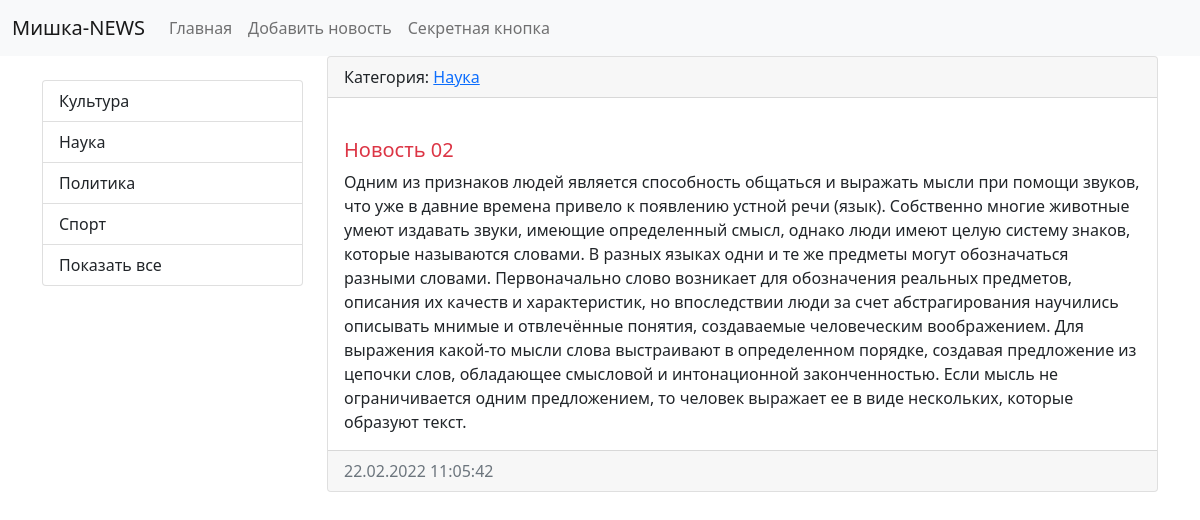
The app's page /news/news/2/ with its own data.
### news/models.py (models this page shows, shortened)
class CategoryDB(models.Model):
    title = models.CharField(max_length=150, db_index=True, verbose_name='Наименование категории')     # db_index=True - Если True, для этого поля будет создан индекс базы данных, т.е. поле индексируется, что делает его более быстрым для поиска
    def get_absolute_url(self):
        return reverse('category', kwargs={'category_id': self.pk})
    def __str__(self):
        return self.title
    class Meta:
        verbose_name = 'Категория'
        verbose_name_plural = 'Категории'
        ordering = ['title']

class NewsDB(models.Model):
    title = models.CharField(max_length=150, verbose_name='Наименование новости')
    content = models.TextField(blank=True, verbose_name='Контент')  # blank=True - указывает, что поле не является обязательным к заполнению
    date_at = models.DateTimeField(auto_now_add=True, verbose_name='Дата создания')   # auto_now_add=True - указываем, что поле заполнится 1 раз, при создании, и в дальнейшем меняться не будет
    updated_at = models.DateTimeField(auto_now=True, verbose_name='Дата последнего изменения')    # auto_now=True - значение поля будет обновляться каждый раз при редактировании
    photo = models.ImageField(upload_to='photos/%Y/%m/%d', verbose_name='Фото', blank=True)  # upload_to='photos/%Y/%m/%d' - указываем путь, куда будут сохраняться фотки, причем с созданием структуры подпапок по дате
    is_published = models.BooleanField(default=True, verbose_name='Опубликовать')    # default=True - по умолчанию ставим True - т.е. публикуем новость
    category = models.ForeignKey('CategoryDB', on_delete=models.PROTECT, null=True, verbose_name='Категория')    # первый параметр - название модели, при этом мы можем передавать его в 2 видах: либо ссылка на модель, либо строка с именем модели. models.PROTECT обеспечивает защиту от удаления данных
    class Meta:
        verbose_name = 'Новость'    # наименование модели в единственном числе
        verbose_name_plural = 'Новости'    # наименование модели во множественном числе
        ordering = ['-date_at'] # указываем сортировку списка новостей, которая будет выводиться админу

### news/views.py (the view)
# urls.py: path('news/<int:news_id>/', view_news, name='view_news'),
def view_news(request, news_id):
    news_item = get_object_or_404(NewsDB, pk=news_id)   # при такой организации запроса, пользователю вылетит правильная ошибка 404
    cont = {
        'title': news_item.title,
        'news_item': news_item
    }
    return render(request, 'news/view_news.html', cont)

### news/templatetags/news_tags.py (called while the page is built)
@register.inclusion_tag('news/_list_categories.html')
def show_categories():
    categories = CategoryDB.objects.all()
    return {'categories': categories}

### news/templates/news/view_news.html (shortened to what this page needs)
{% extends 'base.html' %}
{% block sidebar %}
{% include 'inc/_sidebar.html' %}
{% endblock %}
{% block content %}
<div class="card mb-3">
    <div class="card-header">
        Категория: <a href="{{ news_item.category.get_absolute_url }}">{{ news_item.category }}</a>
    </div>
    <div class="card-body">
        <div class="media">
            <div class="media-body">
                <h5 class="card-title {% cycle 'text-danger' 'text-success' %}">{{ news_item.title }}</h5>
                <p class="card-text">{{ news_item.content }}</p>
            </div>
        </div>
    </div>
    <div class="card-footer text-muted">
        {{ news_item.date_at | date:"d.m.Y H:i:s" }}
    </div>
</div>
{% endblock %}

### news/templates/news/_list_categories.html
<div class="list-group">
    {% for item in categories %}
    <a href="{{ item.get_absolute_url }}" class="list-group-item list-group-item-action">{{ item.title }}</a>
    {% endfor %}
    <a href="{% url 'home' %}" class="list-group-item list-group-item-action">Показать все</a>
</div>

### records on screen
CategoryDB: title "Культура"
CategoryDB: title "Наука"
CategoryDB: title "Политика"
CategoryDB: title "Спорт"
NewsDB: category "Наука", title "Новость 02", content "Одним из признаков людей является способность общаться и выражать мысли при помощи звуков, что уже в давние времена привело к появлению устной речи (язык). Собственно многие животные умеют издавать звуки, имеющие определенный смысл, однако люди имеют целую систему знаков, которые называются словами. В разных языках одни и те же предметы могут обозначаться разными словами. Первоначально слово возникает для обозначения реальных предметов, описания их качеств и характеристик, но впоследствии люди за счет абстрагирования научились описывать мнимые и отвлечённые понятия, создаваемые человеческим воображением. Для выражения какой-то мысли слова выстраивают в определенном порядке, создавая…", date_at "22.02.2022 11:05:42"
